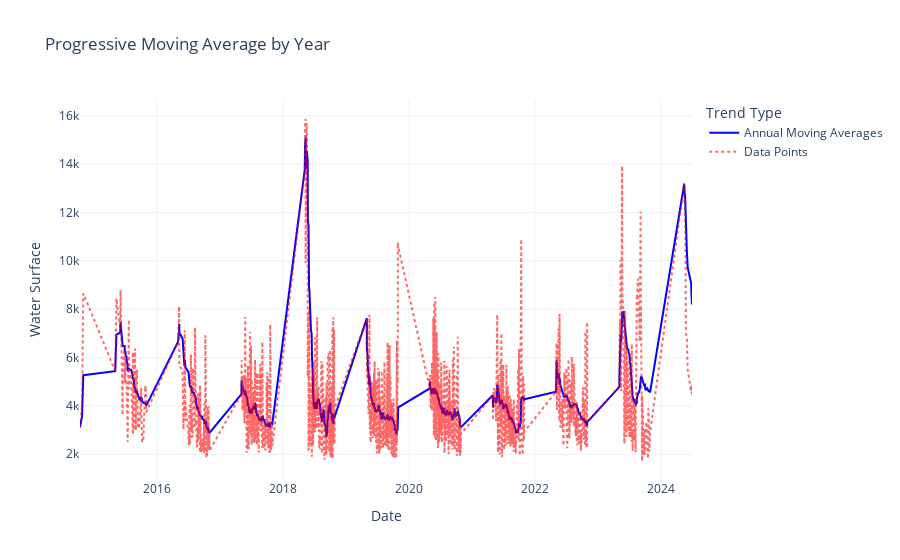

Notebook source saved alongside this figure:
### Code cell
import pandas as pd
import numpy as np
import plotly.graph_objects as go

# Supposons que 'input' soit votre dataframe
input = input.sort_values(['year', 'day_of_year'])

# Ajouter une colonne de date réelle basée sur l'année et le jour de l'année
input['date'] = pd.to_datetime(input['year'].astype(str) + input['day_of_year'].astype(str), format='%Y%j')

# Initialisation d'un DataFrame pour stocker les moyennes glissantes concaténées
concatenated_trends = pd.DataFrame()

# Taille de la fenêtre pour la moyenne glissante
window_size = 30

# Moyenne glissante progressive par année
years = input['year'].unique()

for year in years:
    data_year = input[input['year'] == year]
    water_moving_avg = []
    
    for i in range(len(data_year)):
        if i < window_size:
            # Moyenne progressive pour les premiers points
            window_avg = data_year['water'].iloc[:i+1].mean()
        else:
            # Moyenne glissante normale avec les 30 derniers points
            window_avg = data_year['water'].iloc[i-window_size+1:i+1].mean()
        
        water_moving_avg.append(window_avg)
    
    # Créer un DataFrame pour les moyennes glissantes de l'année courante
    trend_df = pd.DataFrame({
        'date': data_year['date'],
        'water_trend': water_moving_avg,
        'year': year
    })
    
    # Concaténer les tendances pour chaque année
    concatenated_trends = pd.concat([concatenated_trends, trend_df])

# Tracer les tendances concaténées
fig = go.Figure()

# Ajouter la courbe concaténée des moyennes glissantes pour chaque année
fig.add_trace(go.Scatter(x=concatenated_trends['date'], y=concatenated_trends['water_trend'], mode='lines', name='Annual Moving Averages', line=dict(color='blue')))

# Ajouter les données réelles sous forme de courbes pointillées
fig.add_trace(go.Scatter(x=input['date'], y=input['water'], mode='lines', name='Data Points', 
                         line=dict(dash='dot', color='red'), opacity=0.6))

# Affichage de la figure
fig.update_layout(
    xaxis_title='Date',
    yaxis_title='Water Surface',
    legend_title='Trend Type',
    template='plotly_white',
    title='Progressive Moving Average by Year'
)

fig.show()

### Figure 1 — Plotly figure (JSON) as saved in the notebook; plotly's stock layout.template omitted (floating-point values rounded to 4 significant figures; data arrays with more than 128 entries replaced by an {"elided": "..."} marker saying what was removed)
{"data": [{"line": {"color": "blue"}, "mode": "lines", "name": "Annual Moving Averages", "type": "scatter", "x": {"elided": "1148 str values"}, "y": {"elided": "1148 float values"}}, {"line": {"color": "red", "dash": "dot"}, "mode": "lines", "name": "Data Points", "opacity": 0.6, "type": "scatter", "x": {"elided": "1148 str values"}, "y": {"elided": "1148 float values"}}], "layout": {"legend": {"title": {"text": "Trend Type"}}, "title": {"text": "Progressive Moving Average by Year"}, "xaxis": {"title": {"text": "Date"}}, "yaxis": {"title": {"text": "Water Surface"}}}}
